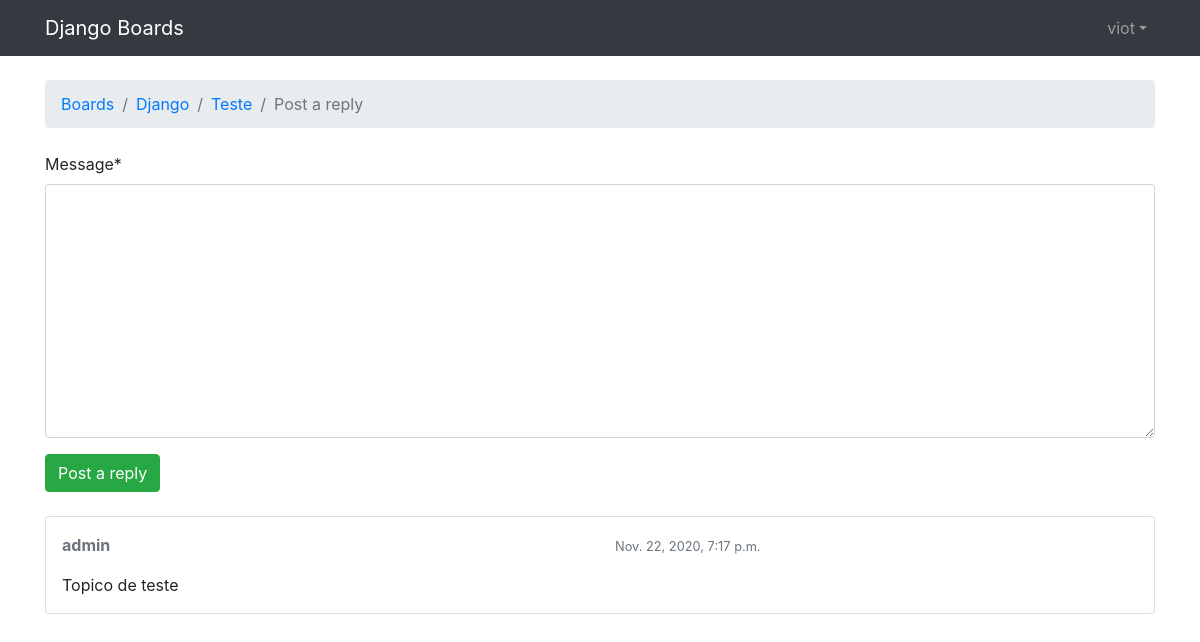
/boards/1/topics/1/reply (signed in), run on an earlier commit of the app's database.
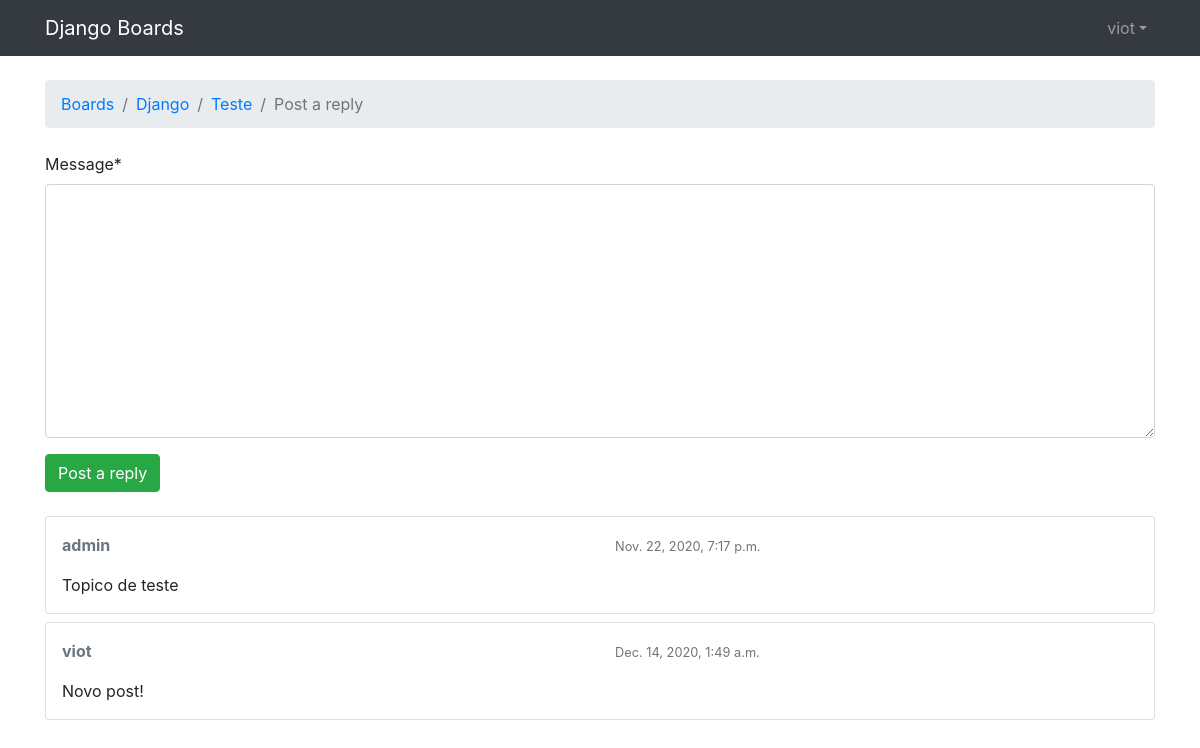
And on a later commit of the database.
### boards/models.py (models this page shows)
class Post(models.Model):
    message = models.TextField(max_length=400)
    topic = models.ForeignKey(Topic, related_name='posts', on_delete=models.CASCADE)
    created_at = models.DateTimeField(auto_now_add=True)
    updated_at = models.DateTimeField(null=True)
    created_by = models.ForeignKey(User, related_name='posts', on_delete=models.CASCADE)
    updated_by = models.ForeignKey(User, null=True, related_name='+', on_delete=models.CASCADE)

### boards/views.py (the view)
# urls.py: path('boards/<int:pk>/topics/<int:topic_pk>/reply',views.reply_topic,name='reply_topic'),
@login_required
def reply_topic(request, pk, topic_pk):
  topic = get_object_or_404(Topic, board__pk=pk, pk=topic_pk)
  if request.method == 'POST':
    form = PostForm(request.POST)
    if form.is_valid():
      post = form.save(commit = False)
      post.topic = topic
      post.created_by = request.user
      post.save()
      return redirect('topic_posts', pk=pk, topic_pk=topic_pk)
  else:
    form = PostForm()
  return render(request, 'reply_topic.html', {'topic':topic, 'form': form})

### boards/forms.py
class PostForm(forms.ModelForm):
  class Meta:
    model = Post
    fields = ['message', ]

### templates/reply_topic.html (shortened to what this page needs)
{% extends 'base.html' %}
{% load static %}
{% load crispy_forms_tags %}
{% block breadcrumb %}
  <li class="breadcrumb-item"><a href="{% url 'home' %}">Boards</a></li>
  <li class="breadcrumb-item"><a href="{% url 'board_topics' topic.board.pk%}">{{ topic.board.name }}</a></li>
  <li class="breadcrumb-item"><a href="{% url 'topic_posts' topic.board.pk topic.pk %}">{{ topic.subject }}</a></li>
  <li class="breadcrumb-item active">Post a reply</li>
{% endblock breadcrumb %}
{% block content %}
  <form method="post" class="mb-4">
    {{ form|crispy }}
    <button class="btn btn-success">Post a reply</button>
  </form>
  {% for post in topic.posts.all %}
    <div class="card mb-2">
      <div class="card-body p-3">
        <div class="row mb-3">
          <div class="col-6"><strong class="text-muted">{{ post.created_by.username }}</strong></div>
          <div class="col-6"><small class="text-muted">{{ post.created_at }}</small></div>
        </div>
        {{ post.message }}
      </div>
    </div>
  {% endfor %}
{% endblock content %}

What changed in the data, as far as the page shows it:
added Post: created_by.username "viot", created_at "Dec. 14, 2020, 1:49 a.m.", message "Novo post!"
